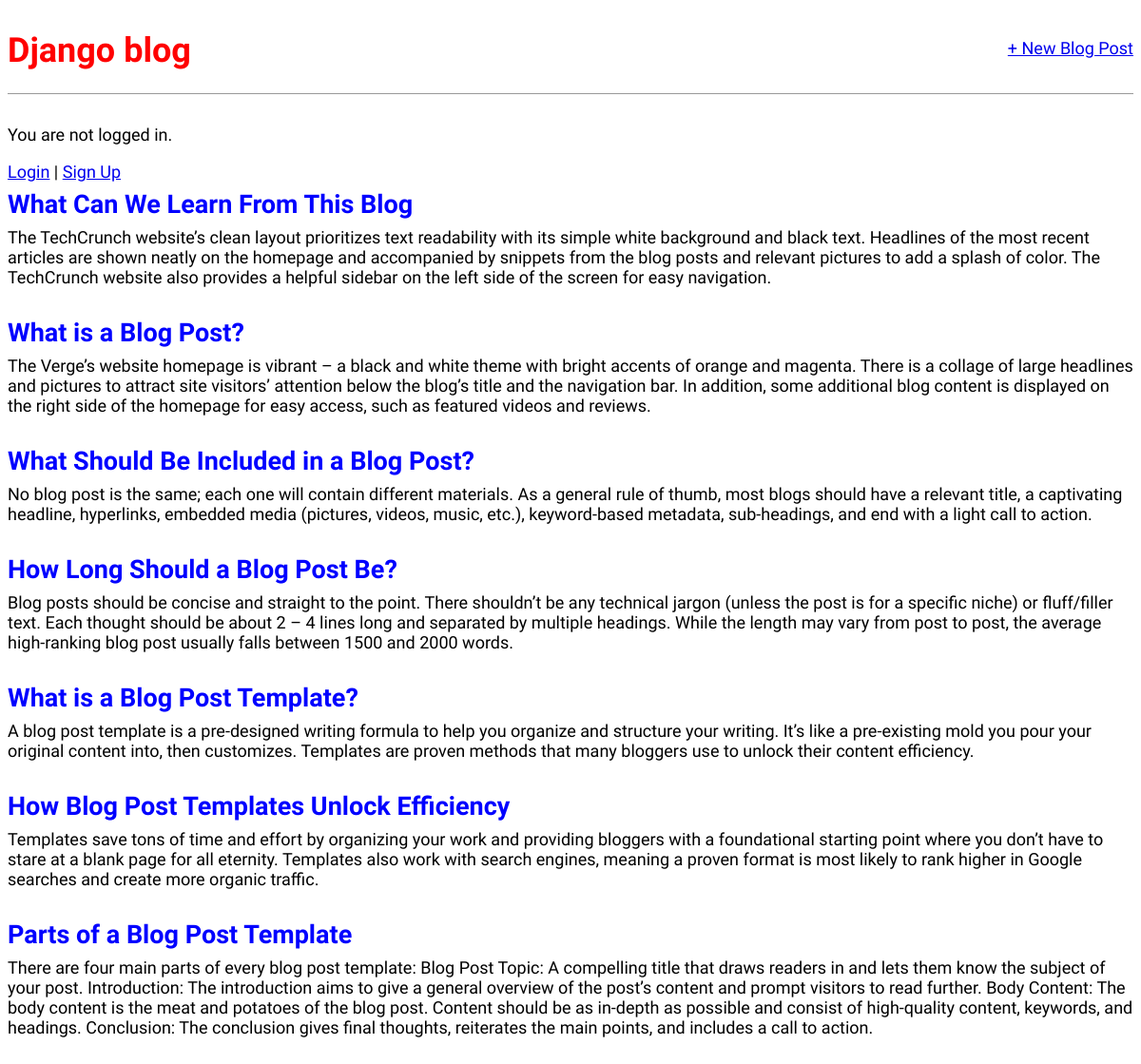
Before: / with the older database file.
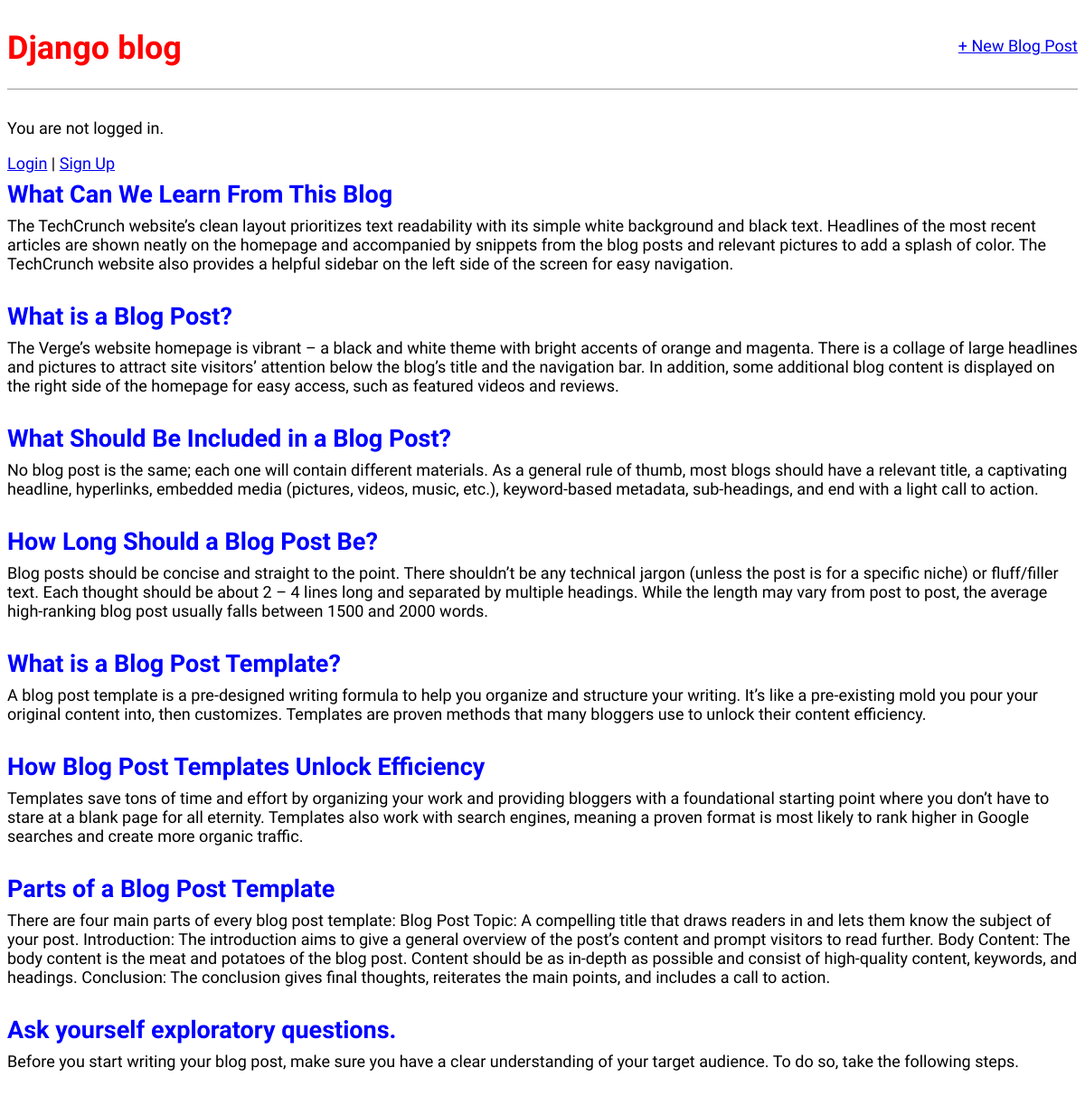
After: the same page with the newer database file.
### blogposts/models.py (models this page shows, shortened)
class BlogPost(models.Model):
    title = models.CharField(max_length=200)
    author = models.ForeignKey(User, on_delete=models.CASCADE)
    body = models.TextField()

### blogposts/views.py (the view)
# urls.py: path('', views.BlogListView.as_view(), name='blogs'),
class BlogListView(ListView):
    model = BlogPost
    template_name = 'blogs.html'

### blogposts/templates/blogs.html
{% extends "base.html" %}
{% block content %}
    {% for post in blogpost_list %}
        <div class="post-entry">
            <h2><a href="{% url 'blog-detail' post.id %}">{{ post.title }}</a></h2>
            <p> {{ post.body }}</p>
        </div>
    {% endfor %}
{% endblock content %}

Changed rows visible on the page:
added BlogPost: title "Ask yourself exploratory questions.", body "Before you start writing your blog post, make sure you have a clear understanding of your target audience. To do so, take the following steps."
